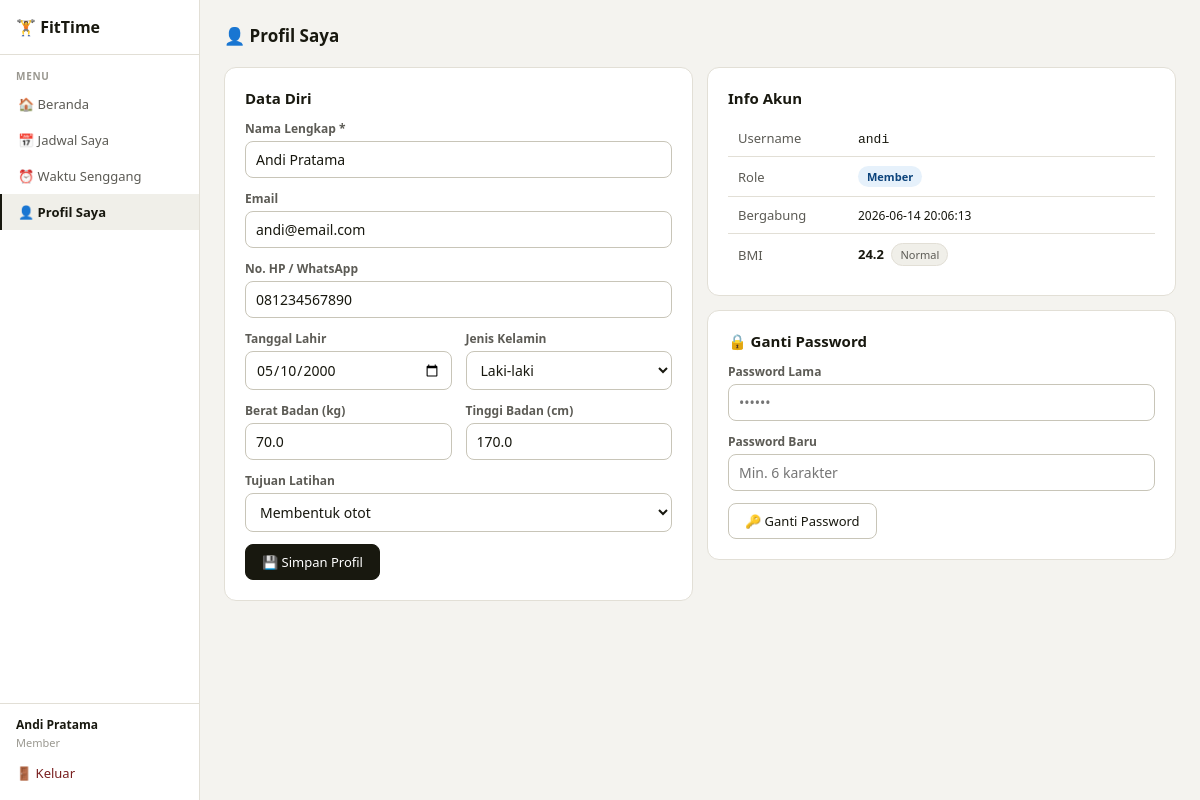
The page /profil (signed in) on the database its author committed.
### tables this page shows
CREATE TABLE users (
            id INTEGER PRIMARY KEY AUTOINCREMENT,
            username TEXT UNIQUE NOT NULL,
            password TEXT NOT NULL,
            role TEXT NOT NULL DEFAULT 'member',  -- 'admin' or 'member'
            nama_lengkap TEXT,
            email TEXT,
            no_hp TEXT,
            tanggal_lahir TEXT,
            jenis_kelamin TEXT,
            berat_badan REAL,
            tinggi_badan REAL,
            tujuan_latihan TEXT,
            created_at TEXT DEFAULT (datetime('now','localtime'))
        );

### app.py (the view, shortened to what this page needs)
@app.route('/profil', methods=['GET','POST'])
@login_required()
def profil():
    with get_db() as db:
        user = db.execute('SELECT * FROM users WHERE id=?',(session['user_id'],)).fetchone()
        return render_template('profil.html', user=user)

### app.py (called while the page is built)
def get_db():
    conn = sqlite3.connect(DB)
    conn.row_factory = sqlite3.Row
    return conn

def login_required(role=None):
    from functools import wraps
    def decorator(f):
        @wraps(f)
        def wrapped(*args,**kwargs):
            if 'user_id' not in session:
                flash('Silakan login terlebih dahulu.','warning')
                return redirect(url_for('login'))
            if role and session.get('role') != role:
                flash('Akses ditolak.','danger')
                return redirect(url_for('dashboard'))
            return f(*args,**kwargs)
        return wrapped
    return decorator

### templates/profil.html (shortened to what this page needs)
{% extends 'base.html' %}
{% block content %}
<div class="page-header">
  <div class="page-title">👤 Profil Saya</div>
</div>
<div class="grid-2">
  <div class="card">
    <div class="section-title">Data Diri</div>
    <form method="POST">
      <div class="fgroup"><label>Nama Lengkap *</label><input name="nama_lengkap" type="text" value="{{ user.nama_lengkap or '' }}" required /></div>
      <div class="fgroup"><label>Email</label><input name="email" type="email" value="{{ user.email or '' }}" placeholder="email@contoh.com" /></div>
      <div class="fgroup"><label>No. HP / WhatsApp</label><input name="no_hp" type="text" value="{{ user.no_hp or '' }}" placeholder="08xxxxxxxxxx" /></div>
      <div class="grid-2">
        <div class="fgroup"><label>Tanggal Lahir</label><input name="tanggal_lahir" type="date" value="{{ user.tanggal_lahir or '' }}" /></div>
        <div class="fgroup"><label>Jenis Kelamin</label>
          <select name="jenis_kelamin">
            <option value="L" {% if user.jenis_kelamin=='L' %}selected{% endif %}>Laki-laki</option>
          </select>
        </div>
      </div>
      <div class="grid-2">
        <div class="fgroup"><label>Berat Badan (kg)</label><input name="berat_badan" type="number" step="0.1" value="{{ user.berat_badan or '' }}" placeholder="65" /></div>
        <div class="fgroup"><label>Tinggi Badan (cm)</label><input name="tinggi_badan" type="number" step="0.1" value="{{ user.tinggi_badan or '' }}" placeholder="170" /></div>
      </div>
      <div class="fgroup"><label>Tujuan Latihan</label>
        <select name="tujuan_latihan">
          {% for t in ['Menurunkan berat badan','Membentuk otot','Meningkatkan stamina','Menjaga kesehatan','Membentuk tubuh ideal','Rehabilitasi cedera','Lainnya'] %}
          <option value="{{ t }}" {% if user.tujuan_latihan==t %}selected{% endif %}>{{ t }}</option>
          {% endfor %}
        </select>
      </div>
      <button type="submit" class="btn-primary">💾 Simpan Profil</button>
    </form>
  </div>
  <div>
    <div class="card" style="margin-bottom:14px">
      <div class="section-title">Info Akun</div>
      <table>
        <tr><td style="color:var(--text2);width:120px">Username</td><td><code>{{ user.username }}</code></td></tr>
        <tr><td style="color:var(--text2)">Role</td><td><span class="badge b-info">{{ user.role|capitalize }}</span></td></tr>
        <tr><td style="color:var(--text2)">Bergabung</td><td style="font-size:12px">{{ user.created_at }}</td></tr>
        {% if user.berat_badan and user.tinggi_badan %}
        <tr><td style="color:var(--text2)">BMI</td>
          <td>
            {% set bmi = user.berat_badan / ((user.tinggi_badan/100)**2) %}
            <strong>{{ "%.1f"|format(bmi) }}</strong>
            <span class="chip" style="margin-left:4px">
              {% if bmi < 18.5 %}Kurus{% elif bmi < 25 %}Normal{% elif bmi < 30 %}Berlebih{% else %}Obesitas{% endif %}
            </span>
          </td>
        </tr>
        {% endif %}
      </table>
    </div>
    <div class="card">
      <div class="section-title">🔒 Ganti Password</div>
      <form method="POST" action="{{ url_for('ganti_password') }}">
        <div class="fgroup"><label>Password Lama</label><input name="password_lama" type="password" required placeholder="••••••" /></div>
        <div class="fgroup"><label>Password Baru</label><input name="password_baru" type="password" required placeholder="Min. 6 karakter" /></div>
        <button type="submit" class="btn">🔑 Ganti Password</button>
      </form>
    </div>
  </div>
</div>
{% endblock %}

### templates/base.html (shortened to what this page needs)
<!DOCTYPE html>
<html lang="id">
<head>
</head>
<body>
{% if session.get('user_id') %}
<div class="app-wrap">
  <div class="sidebar">
    <div class="sb-logo">🏋️ FitTime</div>
    {% if session.get('role')=='admin' %}
    <div class="sb-section">Admin</div>
    <a class="sb-item {% if request.endpoint=='dashboard' %}active{% endif %}" href="{{ url_for('dashboard') }}">📊 Dashboard</a>
    <a class="sb-item {% if request.endpoint=='admin_jadwal' %}active{% endif %}" href="{{ url_for('admin_jadwal') }}">📅 Semua Jadwal</a>
    <div class="sb-section">Manajemen</div>
    <a class="sb-item {% if request.endpoint=='admin_member' %}active{% endif %}" href="{{ url_for('admin_member') }}">👥 Data Member</a>
    <a class="sb-item {% if request.endpoint=='admin_alat' %}active{% endif %}" href="{{ url_for('admin_alat') }}">🏋️ Alat Gym</a>
    <div class="sb-section">Analisis</div>
    <a class="sb-item {% if request.endpoint=='admin_statistik' %}active{% endif %}" href="{{ url_for('admin_statistik') }}">📈 Statistik</a>
    {% else %}
    <div class="sb-section">Menu</div>
    <a class="sb-item {% if request.endpoint=='dashboard' %}active{% endif %}" href="{{ url_for('dashboard') }}">🏠 Beranda</a>
    <a class="sb-item {% if request.endpoint=='jadwal_member' %}active{% endif %}" href="{{ url_for('jadwal_member') }}">📅 Jadwal Saya</a>
    <a class="sb-item {% if request.endpoint=='waktu_senggang' %}active{% endif %}" href="{{ url_for('waktu_senggang') }}">⏰ Waktu Senggang</a>
    <a class="sb-item {% if request.endpoint=='profil' %}active{% endif %}" href="{{ url_for('profil') }}">👤 Profil Saya</a>
    {% endif %}
    <div style="flex:1"></div>
    <div style="padding:.75rem 1rem;border-top:1px solid var(--border)">
      <div style="font-size:12px;font-weight:700;margin-bottom:2px">{{ session.nama }}</div>
      <div style="font-size:11px;color:var(--text3);margin-bottom:8px">{{ session.role|capitalize }}</div>
      <a href="{{ url_for('logout') }}" class="sb-item danger" style="padding:6px 0;border-left:none">🚪 Keluar</a>
    </div>
  </div>
  <div class="main">
    {% block content %}{% endblock %}
  </div>
</div>
{% else %}
{% block auth_content %}{% endblock %}
{% endif %}
</body>
</html>

### templates/base.html (style rules this page uses)
:root { --bg:#f4f3ef;--surface:#fff;--surface2:#f0efe9;--border:#e2dfd6;--border2:#c8c5b8; --text:#18180f;--text2:#5c5b55;--text3:#9a9890; --blue:#185FA5;--blue-bg:#e6f1fb;--blue-t:#0c447c; --green:#3B6D11;--green-bg:#eaf3de;--green-t:#27500a; --red:#A32D2D;--red-bg:#fcebeb;--red-t:#791f1f; --amber:#854F0B;--amber-bg:#faeeda;--amber-t:#633806; --r:8px;--rl:12px; }
* { box-sizing:border-box;margin:0;padding:0 }
body { font-family:'Segoe UI',system-ui,sans-serif;background:var(--bg);color:var(--text);font-size:14px;min-height:100vh }
a { color:var(--blue);text-decoration:none }
input,select,textarea,button { font-family:inherit;font-size:14px }
input,select,textarea { padding:8px 10px;border:1px solid var(--border2);border-radius:var(--r);background:var(--surface);color:var(--text);outline:none;width:100%;transition:border .15s }
button,.btn { cursor:pointer;border-radius:var(--r);border:1px solid var(--border2);background:var(--surface);color:var(--text);padding:8px 16px;display:inline-flex;align-items:center;gap:6px;font-weight:500;font-size:13px;transition:all .15s;text-decoration:none }
.btn-primary { background:var(--text);color:var(--surface);border-color:var(--text) }
.card { background:var(--surface);border:1px solid var(--border);border-radius:var(--rl);padding:1.25rem }
.badge { display:inline-flex;align-items:center;gap:3px;padding:3px 9px;border-radius:99px;font-size:11px;font-weight:600 }
.b-info { background:var(--blue-bg);color:var(--blue-t) }
table { width:100%;border-collapse:collapse;font-size:13px }
td { padding:9px 10px;border-bottom:1px solid var(--border);vertical-align:middle }
tr:last-child td { border-bottom:none }
.grid-2 { display:grid;grid-template-columns:1fr 1fr;gap:14px }
.fgroup { margin-bottom:12px }
.fgroup label { display:block;font-size:12px;font-weight:700;color:var(--text2);margin-bottom:4px }
.section-title { font-size:15px;font-weight:700;color:var(--text);margin-bottom:12px }
.chip { display:inline-flex;align-items:center;padding:3px 8px;border-radius:99px;font-size:11px;background:var(--surface2);color:var(--text2);border:1px solid var(--border);gap:4px }
.app-wrap { display:grid;grid-template-columns:200px 1fr;min-height:100vh }
.sidebar { background:var(--surface);border-right:1px solid var(--border);display:flex;flex-direction:column;position:sticky;top:0;height:100vh;overflow-y:auto }
.sb-logo { padding:1rem;font-size:16px;font-weight:800;display:flex;align-items:center;gap:8px;border-bottom:1px solid var(--border) }
.sb-section { padding:8px 1rem 3px;font-size:10px;font-weight:800;color:var(--text3);text-transform:uppercase;letter-spacing:.07em;margin-top:6px }
.sb-item { display:flex;align-items:center;gap:9px;padding:9px 1rem;font-size:13px;color:var(--text2);cursor:pointer;border-left:2px solid transparent;transition:all .12s;text-decoration:none }
.sb-item.active { color:var(--text);font-weight:700;border-left:2px solid var(--text);background:var(--surface2) }
.sb-item.danger { color:var(--red-t) }
.main { padding:1.5rem;overflow-y:auto;background:var(--bg) }
.page-header { display:flex;align-items:center;justify-content:space-between;margin-bottom:1.25rem;flex-wrap:wrap;gap:8px }
.page-title { font-size:17px;font-weight:800;color:var(--text);display:flex;align-items:center;gap:8px }

### rows shown on the page
users: nama "Andi Pratama", role "Member", nama_lengkap "Andi Pratama", email "andi@email.com", no_hp "081234567890", tanggal_lahir "05/10/2000", jenis_kelamin "Laki-laki", berat_badan "70.0", tinggi_badan "170.0", tujuan_latihan "Membentuk otot", username "andi", created_at "2026-06-14 20:06:13"

### other values the page prints
{{ "%.1f"|format(bmi) }} "24.2"
